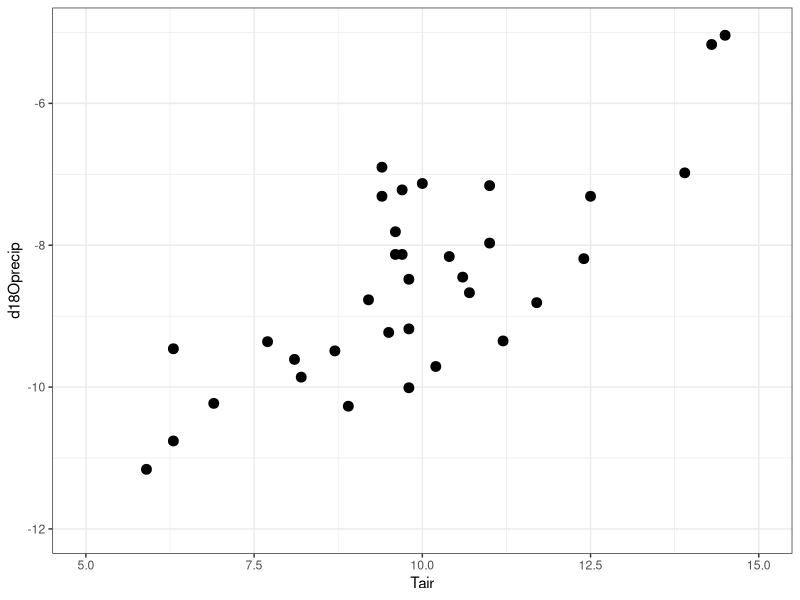
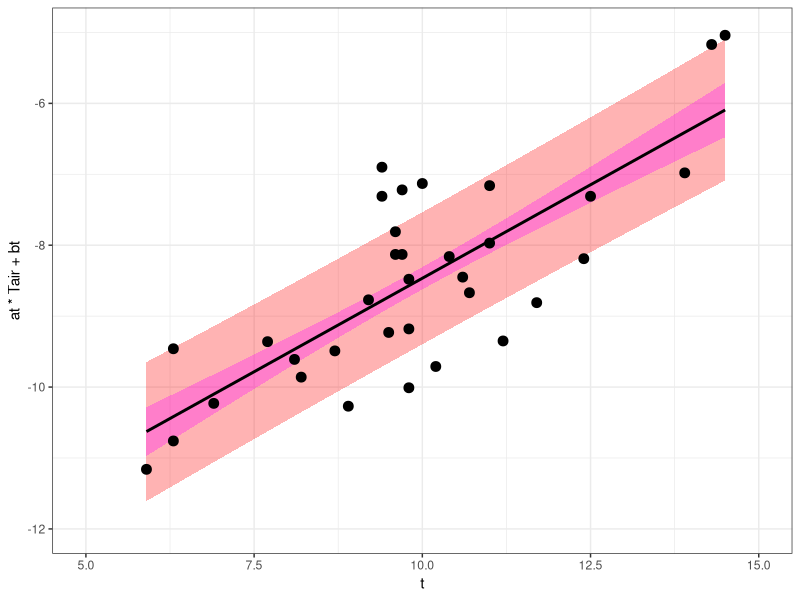

Reproduce these figures in R, in order.
# this script will convert water d18O values to estimates of air temperature
# equivalent to the Z2 step in Pryor et al. 2014

#### load libraries ####
library(ggplot2)
library(dplyr)

# read the Tair-d18Oprecip calibration data

tcal <- read.csv("02_calibration_data/Pryor_Europe_Tair_d18Oprecip_calibration_data.csv")

head(tcal)

#### initial plot ####

ggplot2::ggplot(tcal, ggplot2::aes(x = Tair, y = d18Oprecip))+
  ggplot2::theme_bw()+
  ggplot2::geom_point(size = 3)+
  ggplot2::xlim(5, 15)+
  ggplot2::ylim(-12, -5)

#### calculate first interim terms for OLS fit uncertainty ####

tcal_errors <- tcal |>
  dplyr::mutate(ttbar = Tair - mean(tcal$Tair),
                ttbar2 = ttbar^2, 
                xxbar = d18Oprecip - mean(tcal$d18Oprecip), # for now following Pryor variable names
                xxbar2 = xxbar^2, # where x is d18Owater throughout, but might change later
                xxbar_by_ttbar = xxbar*ttbar) # because it means x is now on the y-axis here


#### computed variables ####

nt <- length(tcal$d18Oprecip) # number of calibration data points

at <- sum(tcal_errors$xxbar_by_ttbar)/sum(tcal_errors$ttbar2) # OLS slope

tbar <- mean(tcal_errors$Tair) # mean of Tair

xbar <- mean(tcal_errors$d18Oprecip) # mean of d18Oprecip

bt <- xbar - (at * tbar) # OLS intercept

r2 <- sum(tcal_errors$xxbar_by_ttbar)^2/sum(tcal_errors$ttbar2)/sum(tcal_errors$xxbar2) 

sum_ttbar2 <- sum(tcal_errors$ttbar2)

#### more interim terms for OLS fit ####

tcal_errors <- tcal_errors |>
  dplyr::mutate(xatb2 = (d18Oprecip - (at * Tair) - bt)^2) 
# calculated as (d18Oprecip - (at * ttbar) - xbar)^2 in spreadsheet, but gives the same result

#### calculate error terms ####

sigest <- sqrt(sum(tcal_errors$xatb2)/(nt - 2)) # estimate of the standard deviation of the natural variability in ε

delta_a <- sigest/sqrt(sum_ttbar2) # estimate of the uncertainty of the slope

delta_bbar <- sum(sigest/sqrt(nt)) # estimate of the uncertainty in the fit at t = tbar

#### error curves for the plot ####

error_curves <- data.frame(t = seq(from = min(tcal_errors$Tair), 
                                   to = max(tcal_errors$Tair), by = 0.1)) |>
  dplyr::mutate(x = at*(t - tbar) + xbar, # note wrong notation in excel sheet cell
                dxfit = sigest * sqrt(1/nt + (t - tbar)^2/sum_ttbar2), # 1 s.d. uncertainty on the OLS fit
                dxtot = sigest * sqrt(1 + 1/nt + (t - tbar)^2/sum_ttbar2)) # estimation uncertainty of d18Odw from d18Ophos
# note incorrect notation but correct calculation of formulas in the x, dxfit and dxtot excel cells

#### plot with error curves ####

cal_uncertainty_plot <- ggplot2::ggplot()+
  ggplot2::theme_bw()+
  ggplot2::geom_ribbon(data = error_curves, ggplot2::aes(x = t, ymin = x - dxtot, ymax = x + dxtot), 
                       color = NA, fill = "red", alpha = 0.3)+
  ggplot2::geom_ribbon(data = error_curves, ggplot2::aes(x = t, ymin = x - dxfit, ymax = x + dxfit), 
                       color = NA, fill = "magenta", alpha = 0.3)+
  ggplot2::geom_line(data = tcal, ggplot2::aes(x = Tair, y = at * Tair + bt),
                     color = "black", lwd = 1)+
  ggplot2::geom_point(data = tcal, ggplot2::aes(x = Tair, y = d18Oprecip), size = 3)+
  ggplot2::xlim(5, 15)+
  ggplot2::ylim(-12, -5)

cal_uncertainty_plot


#### calibrate example data (output of Z1 as input) ####

z2_input <- read.csv("04_estimate_d18Odw/output/layer_d18Odw_estimates.csv")

z2_input

# calculate layer Tair estimate from layer d18Odw estimate

tair_est_group <- z2_input |>
  dplyr::mutate(est_Tair_group = round(tbar + (est_d18Odw_group - xbar)/at, 1), 
                est_Tair_group_error = round((1/at)*sqrt(est_d18Odw_group_error^2 + 
                                                           (sigest^2/nt) + 
                                                           (sigest*(est_d18Odw_group-xbar)^2/
                                                              (at^2 * sum_ttbar2))), 2))


tair_est_group
